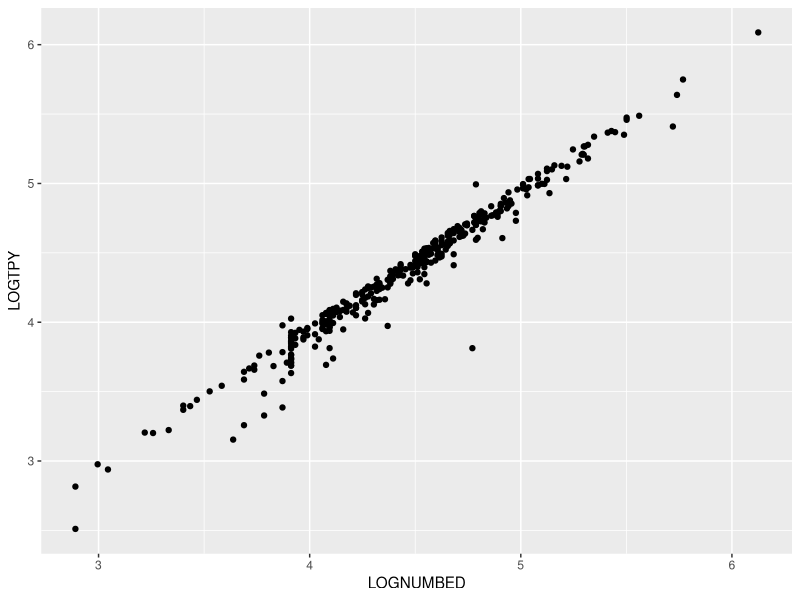

Write R code to recreate this figure.
## ---- chunk 1
knitr::opts_chunk$set(echo = TRUE)
## ---- chunk 2
library(tidyverse)
library(ggplot2)
## ---- chunk 3
nursing_homeDF = read.csv("WiscNursingHome.csv")
nursing_home2001 = subset(nursing_homeDF, CRYEAR == 2001) %>%
  mutate(
    LOGTPY = log(TPY),
    LOGNUMBED = log(NUMBED)
  )
## ---- chunk 4
summary(nursing_home2001$LOGTPY) # summary statistics LOGTPY
summary(nursing_home2001$LOGNUMBED) # summary statistics LOGNUMBED

cor(nursing_home2001$LOGTPY, nursing_home2001$LOGNUMBED) # correlation statistic

ggplot(nursing_home2001, aes(x=LOGNUMBED, y=LOGTPY)) +
  geom_point()
## ---- chunk 5
fit1 = lm(LOGTPY ~ LOGNUMBED, nursing_home2001)
summary1 = summary(fit1)
summary1
## ---- chunk 6
b1 = summary1$coefficients[2, 1]
seb1 = summary1$coefficients[2, 2]
tcrit = 2 # for t_(353, 0.975)
## ---- chunk 7
tstat = b1/seb1 # 100.730193
pval = 2*(1-pt(abs(tstat), 353)) # 0.0000000...
## ---- chunk 8
tstat = (b1-1)/seb1 # 1.900567
pval = 2*(1-pt(abs(tstat), 353)) # 0.058173
## ---- chunk 9
tstat = (b1-1)/seb1 # 1.900567
pval = (1-pt(abs(tstat), 353)) # 0.029087
## ---- chunk 10
tstat = (b1-1)/seb1 # 1.900567
pval = pt(abs(tstat), 353) # 0.970913
